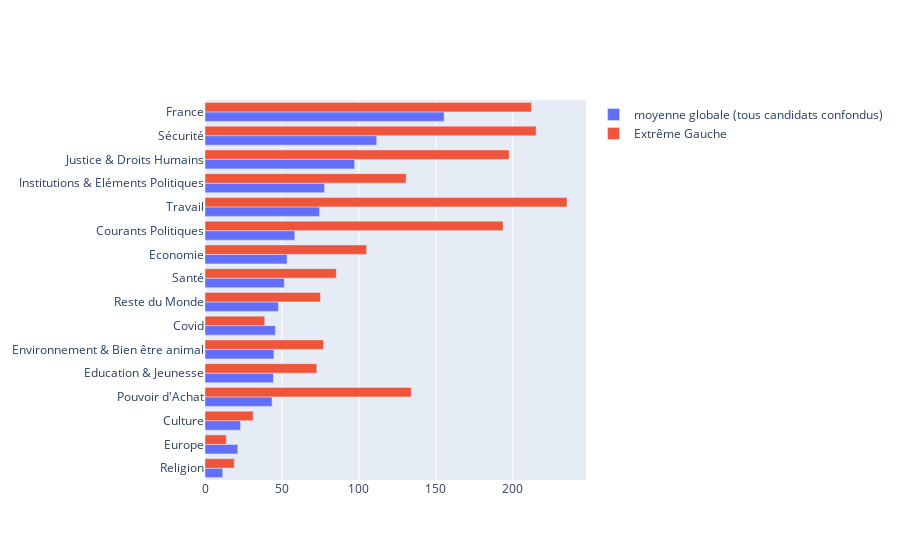

Notebook cell for this chart:
### Code cell
global_vs_choosen_political_orientation_mean_score_per_theme(political_orientation="Extrême Gauche")

### Figure 1 — Plotly figure (JSON) as saved in the notebook; plotly's stock layout.template omitted (floating-point values rounded to 4 significant figures)
{"data": [{"name": "moyenne globale (tous candidats confondus)", "orientation": "h", "type": "bar", "x": [11.5, 21.3, 23.05, 43.57, 44.43, 44.77, 45.7, 47.73, 51.52, 53.34, 58.36, 74.45, 77.68, 97.2, 111.6, 155.3], "y": ["Religion", "Europe", "Culture", "Pouvoir d'Achat", "Education & Jeunesse", "Environnement & Bien être animal", "Covid", "Reste du Monde", "Santé", "Economie", "Courants Politiques", "Travail", "Institutions & Eléments Politiques", "Justice & Droits Humains", "Sécurité", "France"]}, {"name": "Extrême Gauche", "orientation": "h", "type": "bar", "x": [13.83, 19, 31.33, 38.83, 72.67, 75, 77, 85.33, 105, 130.7, 134, 193.7, 197.7, 212.2, 215.2, 235.2], "y": ["Europe", "Religion", "Culture", "Covid", "Education & Jeunesse", "Reste du Monde", "Environnement & Bien être animal", "Santé", "Economie", "Institutions & Eléments Politiques", "Pouvoir d'Achat", "Courants Politiques", "Justice & Droits Humains", "France", "Sécurité", "Travail"]}], "layout": {"barmode": "group"}}
